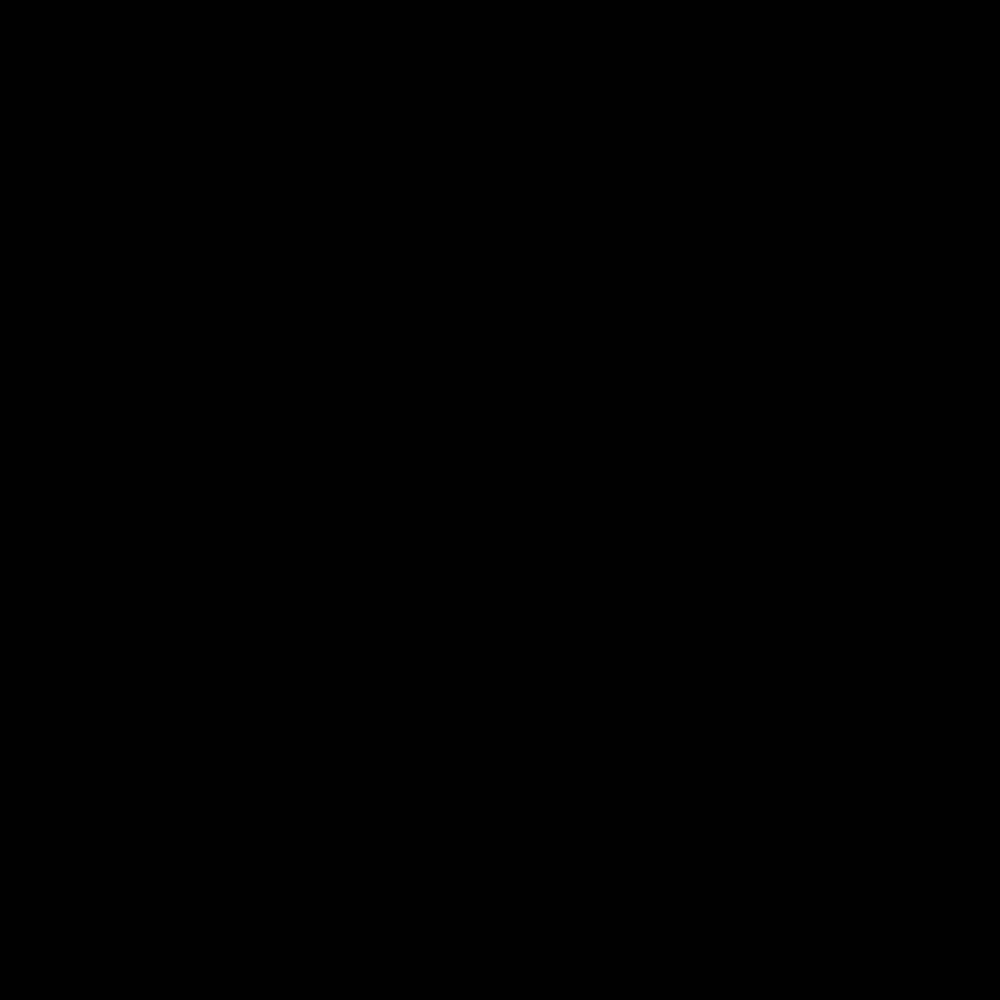
Frame 1 (no input)
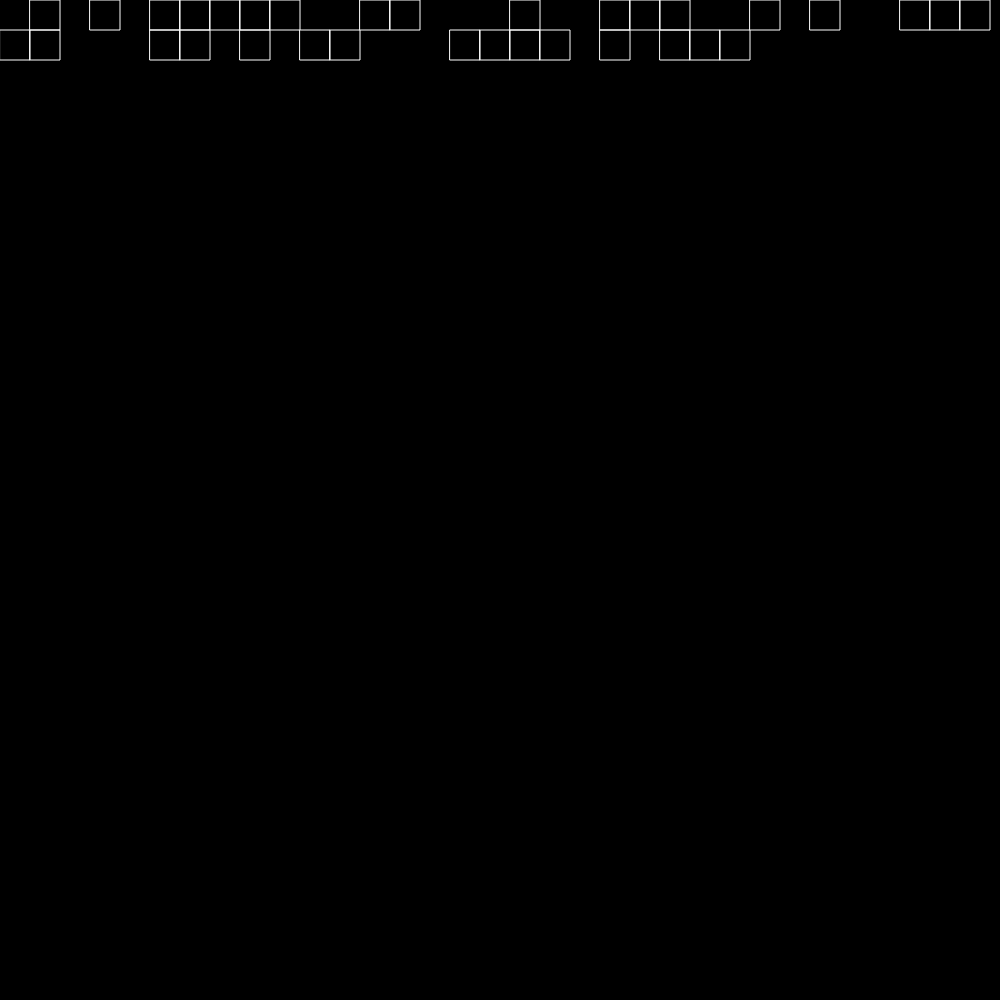
Frame 60 (no input)
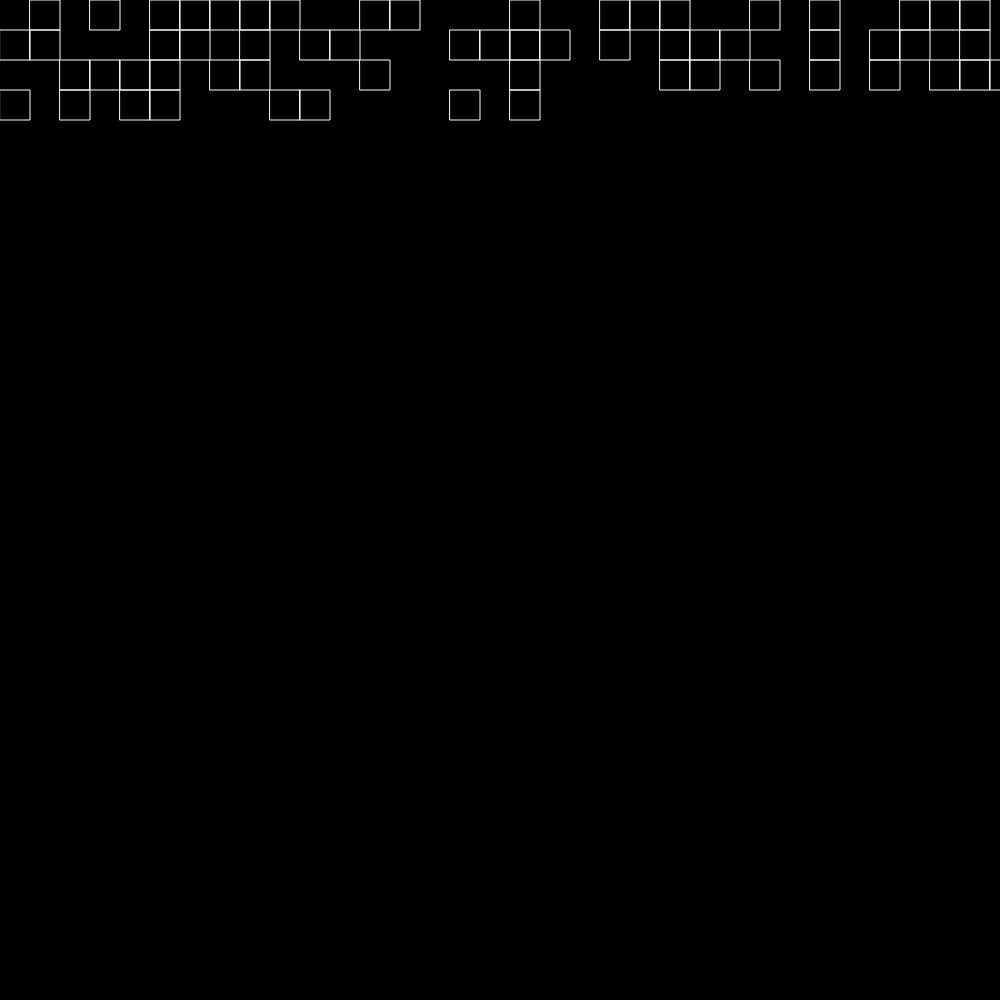
Frame 120 (the mouse pressed at the canvas centre since frame 60)

The p5.js sketch that drew these frames (run headless with seeded random() and noise() and a simulated clock; from frame 60 on, the mouse is pressed at the canvas centre):

// p5.js sketch
// ── sketch.js
let x = 0;
let y = 0;
let spacing = 30;

function setup() {
    createCanvas(1000, 1000);
    background(0);
}

function draw() {
    stroke(255);
    noFill();

    // DRAW BS or FS //
    if (random(1) < 0.5) {
        rect(x, y, spacing, spacing);
    } else {
        //rect(x, y + spacing, x + spacing, y);
    }

    // MOVE TO THE LEFT //
    x += spacing;

    // NEW LINE //
    if (x > 1000) {
        x = 0;
        y += spacing;
    }

    // STOP //
    if (y > height) {
        noLoop();
    }
}
